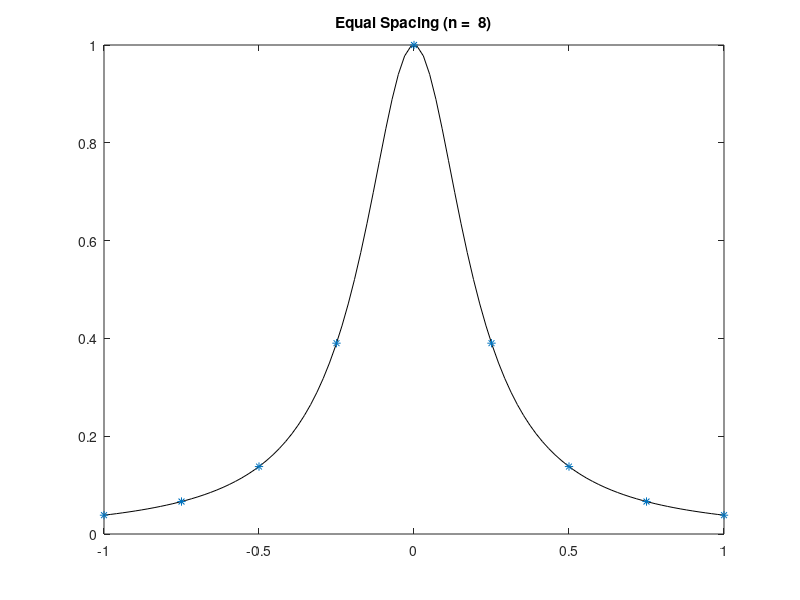

Write the MATLAB code that produced this figure. (Note: this script raises an error after producing the figure.)
% Script File: runge
% For n = 8:2:20, the equal-spacing interpolating polynomial of 
% f(x) = 1/(1+25x^2) on [-1,1]' are of plotted.

x = linspace(-1,1,100)'; 
y = 1 ./ (1 + 25*x.^2);
for n = 8:2:20
   plot(x,y,'k-');
   title('Runge Functin')
   hold on
   disp('Press any key to continue');
   pause     
   x_equal = linspace(-1,1,n+1)'; 
   y_equal = 1 ./ (1 + 25*x_equal.^2);
   plot(x_equal,y_equal,'*');
   title(sprintf('Equal Spacing (n = %2.0f)',n))
   hold on
   disp('Press any key to continue');
   pause
   a = newton_coef(x_equal, y_equal);
   pval = newton_pval(a, x_equal, x);
   plot(x,pval,'r--')
   title(sprintf('Polynomial Interpolation (n = %2.0f)',n))
   disp('Press any key to continue');
   pause
   hold off
end